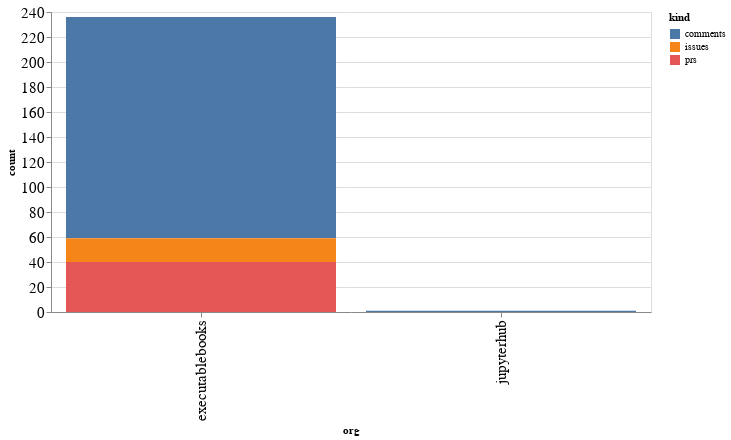

Notebook code for this chart:
### Code cell
alt.Chart(org_summaries, width=600).mark_bar().encode(
    x='org',
    y='count',
    color='kind',
    tooltip="org"
)

### Figure 1 — Vega-Lite specification as saved in the notebook (floating-point values rounded to 4 significant figures)
{"config": {"axisLeft": {"labelFontSize": 15}, "axisBottom": {"labelFontSize": 15}}, "data": {"name": "data-403736267cb4744f23efa5605db3bd43"}, "mark": "bar", "encoding": {"color": {"type": "nominal", "field": "kind"}, "tooltip": {"type": "nominal", "field": "org"}, "x": {"type": "nominal", "field": "org"}, "y": {"type": "quantitative", "field": "count"}}, "width": 600, "$schema": "https://vega.github.io/schema/vega-lite/v4.8.1.json", "datasets": {"data-403736267cb4744f23efa5605db3bd43": [{"org": "executablebooks", "kind": "comments", "count": 177}, {"org": "executablebooks", "kind": "issues", "count": 19}, {"org": "executablebooks", "kind": "prs", "count": 40}, {"org": "jupyterhub", "kind": "comments", "count": 1}]}}
